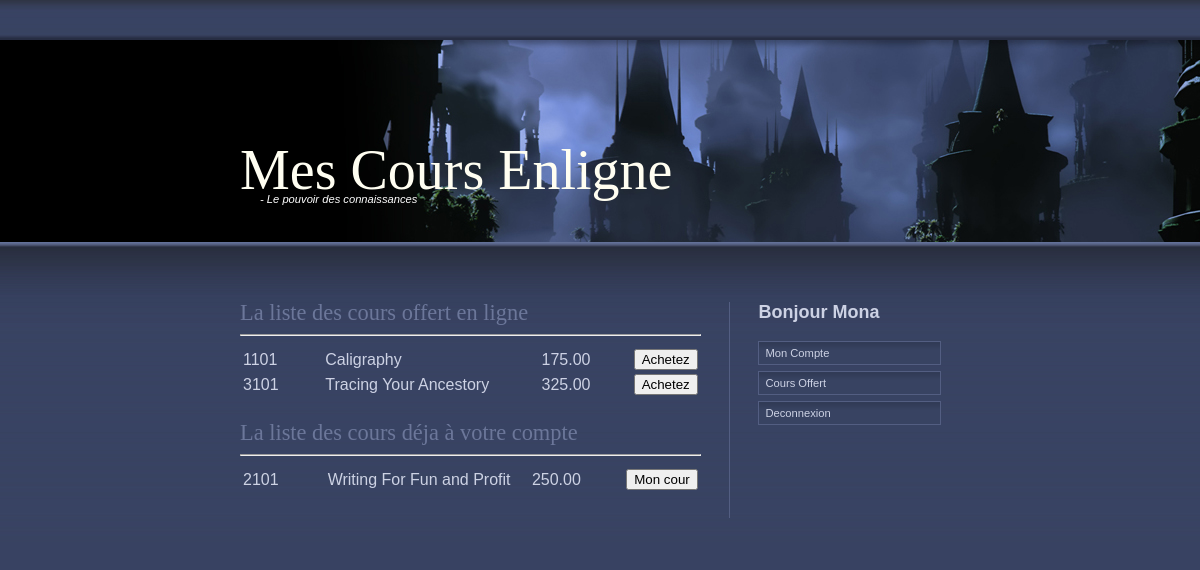
The app's page /ListeCours.php (signed in) with its own data.
### tables this page shows
CREATE TABLE `courses` (
  `CourseID` varchar(4) NOT NULL,
  `CourseName` varchar(60) NOT NULL,
  `Price` decimal(14,2) DEFAULT NULL,
  `Tutor` varchar(9) DEFAULT NULL
);

CREATE TABLE `studentscourses` (
  `CourseID` varchar(4) NOT NULL,
  `StudentID` varchar(4) NOT NULL
);

### fonction.php (called while the page is built, shortened)
<?php
require_once('ClassMesCours.php');
function check_admin_user() {
  if (isset($_SESSION['admin_user'])) {
    return true;
  } else {
    return false;
  }
}
function check_user() {
	if(isset($_SESSION['valid_user'])) {
		return true;
	}else{
		return false;
	}
}
function db_connect() {
   $result = new mysqli('localhost', 'dataadmin', 'admin', 'MesCours');
   $result->autocommit(TRUE);
   return $result;
}
function getMyStudent($username){
    $conn = db_connect();
    $result = $conn->query("select * from students
                           where username='".$username."'");
     if ($result->num_rows>0) {
        while ($obj = mysqli_fetch_array($result)) {
                $myStudent = new Etudiant($obj[0], $obj[1], $obj[2], $obj[3], $obj[4], $obj[5], $obj[6], $obj[7], $obj[8]);
                $sql = "SELECT * FROM courses
                        left outer join studentscourses ON courses.CourseID =  studentscourses.CourseID
                        where StudentID = '".$myStudent->StudentID."'";
                $LesCours = $conn->query($sql);
                while ($objcours = mysqli_fetch_array($LesCours)) {
                    $myCours = new Cours($objcours[0], $objcours[1], $objcours[2], $objcours[3]);
                    $myStudent->ajouteCours($myCours);
                }
            }
        }
        return $myStudent;
}
function getAllCourses(){
    $conn = db_connect();
    $listeDesCours = array();
    if (!$conn) {
      return 0;
    }
    else {
        if (check_user() == 1){
            $myStudent = getMyStudent($_SESSION['valid_user']);
            $studentid = $myStudent->StudentID;
            $sql = "SELECT * FROM courses WHERE CourseID NOT IN (SELECT CourseID FROM studentscourses WHERE StudentID = '". $studentid ."')";
        }
         else {
             $sql = "SELECT * FROM courses";
         }
    }
    $result = $conn->query($sql);
     if ($result->num_rows>0) {
        while ($obj = mysqli_fetch_array($result)) {
                $myCours = new Cours($obj[0], $obj[1], $obj[2], $obj[3]);
                $listeDesCours[] = $myCours;
        }
    return $listeDesCours;
    }
}
?>

### ClassMesCours.php (called while the page is built, shortened)
<?php
class Etudiant {
    var $listeDesCours=array();
    function Etudiant($studentid, $lastname, $firstname, $adresse, $city, $province, $postalcode, $emailaddress, $username, $listedescours=array())
    {
        $this->StudentID = $studentid;
        $this->listeDesCours = $listedescours;
    }
    public function ajouteCours(Cours $monCour)
    {
       $this->listeDesCours[$monCour->id] = $monCour;
    }
    public function getCours()
    {
        return $this->listeDesCours;
    }
}
class Cours {
    var $cout;
    public function Cours($id, $nom, $cout, $tuteur) {
        $this->id = $id;
        $this->nom = $nom;
        $this->cout = $cout;
    }
    public function getCout() {
        return $this->cout;
    }
}
?>

### ListeCours.php (the view, shortened to what this page needs)
<html>
	<head>
            <link href="assets/css/style.css" rel="stylesheet" type="text/css" />
	</head>
        <?php
        require_once('fonction.php');
        require_once('ClassMesCours.php');
        require_once('Navigation.php');
        ?>
        <body>
            <div id="top">
            </div>
            <div id="banner">
                <div class="title_tagline">
                    <h1 class="title">Mes Cours Enligne</h1>
                  <h2>- Le pouvoir des connaissances</h2>
                </div>
            </div>
            <div id="main">
                <div id="content">
                <?php
                 if (check_admin_user() == 1){
                     affiche_navigation('magister');
                 }
                 else if (check_user() == 1){
                     affiche_navigation('user');
                 }
                 else {
                     affiche_navigation('guest');
                 }
                ?>
                    <div id="left">
                        <div class="article">
                            <h3>La liste des cours offert en ligne</h3>
                            <hr>
                               <?php
                                if (check_admin_user() == 1){
                                }
                                else if (check_user() == 1){
                                    $myStudent = getMyStudent($_SESSION['valid_user']);
                                    ?>
                                    <table>
                                        <thead>
                                            <tr>
                                                <th><?php
                                                    $mesCours = getAllCourses();
                                                    foreach ($mesCours as $row) {
                                                        $courseid = $row->id;
                                                        $coursename = $row->nom;
                                                        $price = $row->getCout();
                                                        echo "<tr><td style='width: 200px; ' >".$courseid."</td>"
                                                                . "<td style='width: 600px;'>".$coursename."</td>"
                                                                . "<td style='width: 200px;'>".$price."</td>"
                                                                 ."<td> <input type=button onClick=".'"'."location.href='achats.php?idcour=".$courseid."'".'"'."value='Achetez'></td>"
                                                            . "</tr>";
                                                }
                                                echo "</table>";
                                                ?></th>
                                <br>
                                <br>
                                <h3>La liste des cours déja à votre compte</h3>
                                <hr>
                               <table>
                                        <thead>
                                            <tr>
                                                <th><?php
                                                    $mesCours = $myStudent->getCours();
                                                    foreach ($mesCours as $row) {
                                                        $courseid = $row->id;
                                                        $coursename = $row->nom;
                                                        $price = $row->getCout();
                                                        echo "<tr><td style='width: 200px; ' >".$courseid."</td>"
                                                                . "<td style='width: 600px;'>".$coursename."</td>"
                                                                . "<td style='width: 200px;'>".$price."</td>"
                                                                ."<td> <input type=button onClick=".'"'."location.href='cour.php?idcour=".$courseid."'".'"'."value='Mon cour'></td>"
                                                            . "</tr>";
                                                }
                                                echo "</table>";
                                                ?></th>
                                 <?php }
                                ?>
                        </div>
                    </div>
                </div>
            </div>
        </body>
</html>

### assets/css/style.css (style rules this page uses)
body { background-color: #f7edd8; font-family: arial, sans-serif; font-size: .7em; color: #cdd2e4; background-color: #384262; padding: 0; margin: 0; }
h1 { color: #fffef1; font-family: georgia, serif; font-size: 5em; font-weight: normal; line-height: 45px; padding: 0; margin: 0; }
h2 { color: #fff; font-size: 1em; font-style: italic; font-weight: 100; text-indent: 20px; padding: 0; margin: 0; }
h3 { color: #6c779a; font-family: georgia, serif; font-size: 2em; font-weight: 100; line-height: 1em; padding: 0; margin: 0 0 10px 0; }
#top { height: 40px; background-image: url(../imgs/top.jpg); background-repeat: repeat-x; background-color: #f7edd8; }
.title_tagline { width: 720px; padding: 108px 0 0 0; margin: 0 auto; }
#banner { height: 202px; background-image: url(../imgs/towers.jpg); background-repeat: no-repeat; background-color: #000; }
#main { min-height: 300px; height: auto !important; height: 300px; background-image: url(../imgs/content.jpg); background-repeat: repeat-x; background-color: #384262; }
#content { width: 720px; padding: 60px 0 0 0; margin: 0 auto; }
#left { float: left; width: 64%; text-align: justify; border-right: 1px solid #535e82; padding: 0 28px 0 0; margin: 0 0 20px 0; }
.article { margin: 0 0 25px 0; }

### records on screen
courses: CourseID "1101", CourseName "Caligraphy", Price "175.00"
courses: CourseID "3101", CourseName "Tracing Your Ancestory", Price "325.00"
studentscourses: CourseID.CourseID "2101", CourseID.CourseName "Writing For Fun and Profit", CourseID.Price "250.00"

### other values on screen
$_SESSION['myStudent']->FirstName "Mona"
